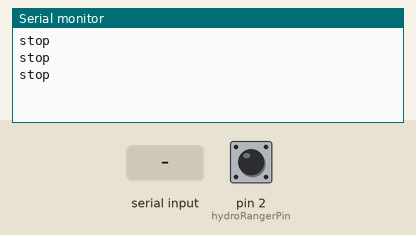
The sketch below on a simulated Arduino Uno, built with avr-gcc and run on an emulated ATmega328P. Parts: the last lines printed to the serial monitor. The test bench sets the inputs (shaded band); at power-on: pin 2 (hydroRangerPin) HIGH.

Above: at 3.0 s.
3.1 s: pin 2 (hydroRangerPin) pulled LOW for 1.35 s
At 4.3 s:
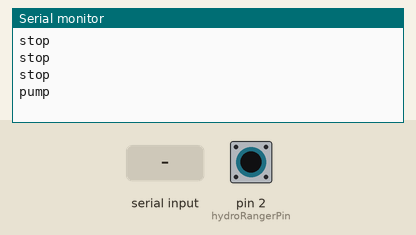
5.9 s: "P-OK" received over the second serial link
8.1 s: "S-OK" received over the second serial link
At 9.8 s:
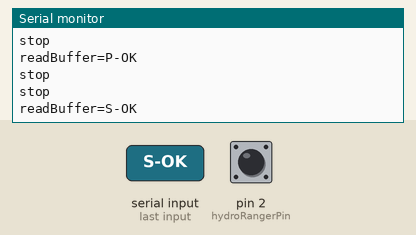
10.3 s: "1" received over the second serial link
At 11.5 s:
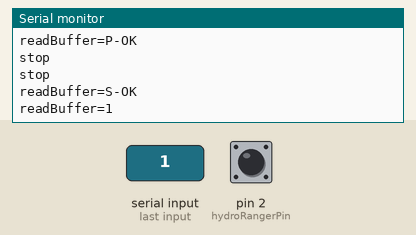

The sketch:

edgewood_cistern_hc12.ino
```cpp
/*
  Arduino program that runs on an Arduino UNO
  Takes input from a PLC (Siemens Hydroranger)
  PLC sets pin high when water level is low.
  We then transmit that the cistern needs water to the well
  via HC12 radio chips.
  Also sends heartbeat signal to well arduino.
*/

#include <SPI.h>
#include <printf.h>
#include <SoftwareSerial.h>

SoftwareSerial HC12(10, 11); // HC-12 TX Pin, HC-12 RX Pin
int hydroRangerPin = 2;
byte incomingByte;
String readBuffer = "";
bool pumpAck = false;
bool stopAck = false;
int heartBeatCounter = 0;

void setup() {
  Serial.begin(9600);
  pinMode(hydroRangerPin, INPUT_PULLUP); // Hydro ranger contact closure
  HC12.begin(9600);               // Serial port to HC12
}

void loop() {
  // first see if we have any acknowledgements
  while (HC12.available()) {             // If HC-12 has data
    incomingByte = HC12.read();          // Store each icoming byte from HC-12
    readBuffer += char(incomingByte);    // Add each byte to ReadBuffer string variable
  }
  if (readBuffer.length() > 0) {
    Serial.print("readBuffer=");
    Serial.println(readBuffer);
    if (readBuffer.equals("P-OK")) {
      pumpAck = true;
      stopAck = false;
    } else if (readBuffer.equals("S-OK")) {
      stopAck = true;
      pumpAck = false;
    }
    readBuffer = "";
  }
  delay(100);  // give the cpu a breath...
  int sensorValue = digitalRead(hydroRangerPin);
  if (sensorValue == LOW) {
    // see if we have an ack yet, if not keep sending pump signal
    //if (!pumpAck) {
      HC12.print("P");
      Serial.println("pump");
    //}
  } else {
    if (!stopAck) {
      HC12.print("S");
      Serial.println("stop");
    }
  }
  delay(1000);
  // every XX seconds send a heartbeat
  if (heartBeatCounter >= 10) {
    HC12.print("H");
    heartBeatCounter = 0;
  } else {
    heartBeatCounter++;
  }
}
```

Measured:
- after the input at 3.1 s, the serial monitor: prints a new line after 0.30 s (image 1)
- after the input at 8.1 s, the serial monitor: prints a new line after 0.71 s (image 2)
- after the input at 10.3 s, the serial monitor: prints a new line after 0.71 s (image 3)
